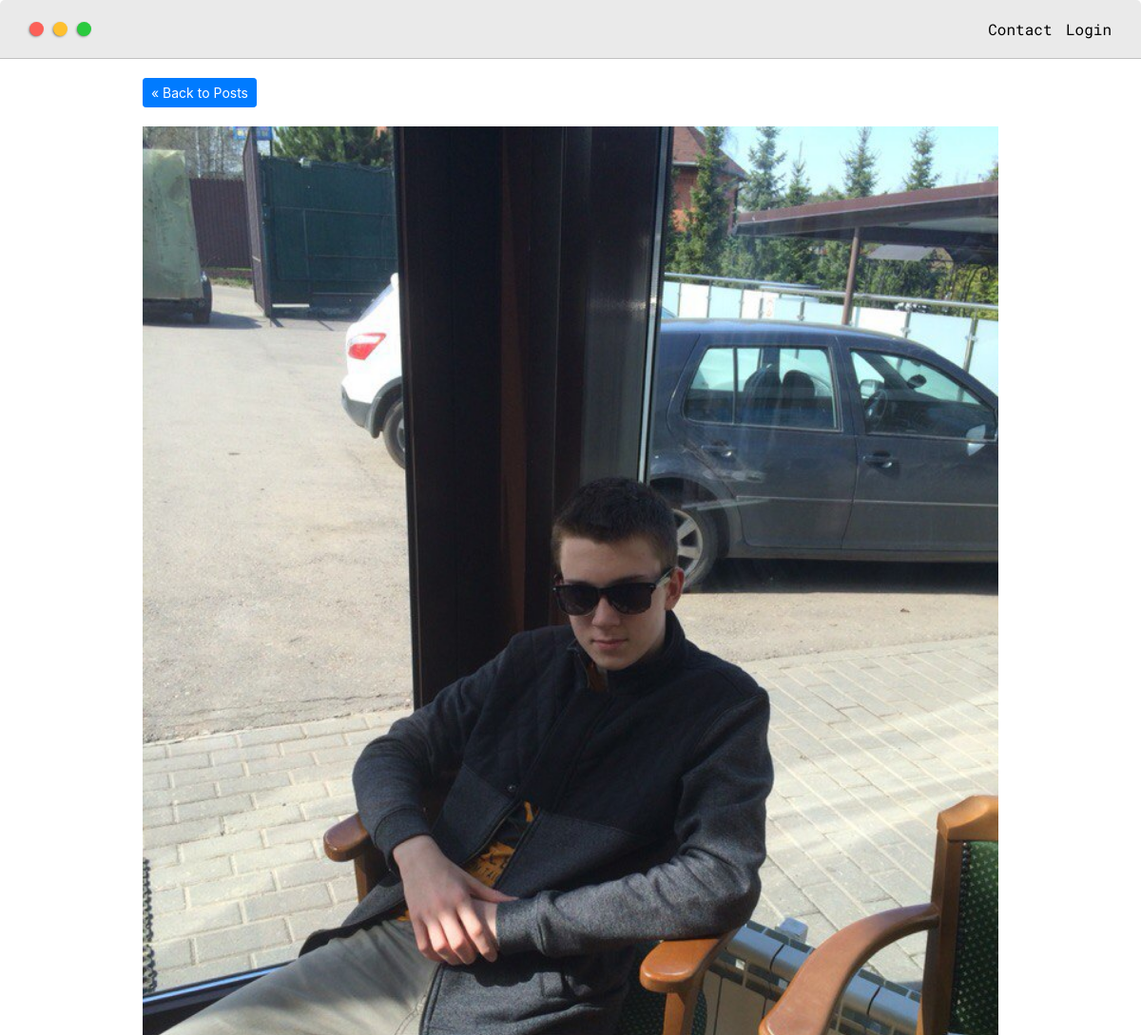
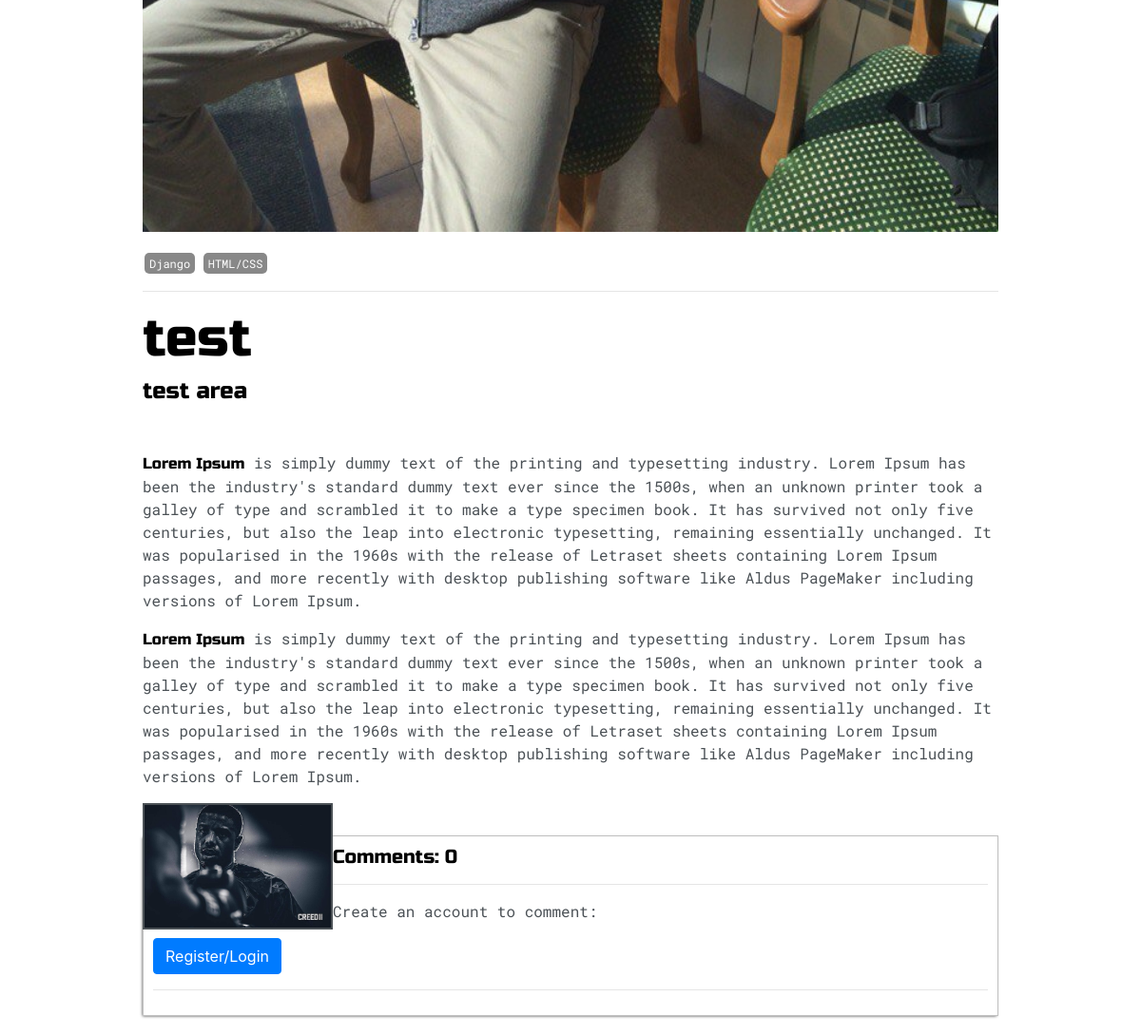
The app's page /post/test/ with its own data (2 pictures, top to bottom).
### base/models.py (models this page shows, shortened)
class Post(models.Model):
	headline = models.CharField(max_length=300, null=True)
	sub_headline = models.CharField(max_length=500, null=True)
	picture = models.ImageField(null=True, upload_to='images', default='default.png')
	tags = models.ManyToManyField(Tag, null=True, blank=True)
	body = RichTextUploadingField(null=True, blank=True)
	@property
	def get_image(self):
		url = ''
		try:
			url = self.picture.url
		except:
			url = ''
		return url

class Tag(models.Model):
	name = models.CharField(max_length=100, null=True)
	def __str__(self):
		return self.name

### base/views.py (the view, shortened to what this page needs)
# urls.py: path('post/<str:post_name>/', views.postDetail, name='post_detail'),
def postDetail(request, post_name):
	post = Post.objects.get(headline=post_name)
	context = {'post':post}
	return render(request, 'post_detail.html', context)

### templates/post_detail.html (shortened to what this page needs)
{% extends 'main.html' %}
{% block content %}
<div class="post-container">
	<a class="btn btn-sm btn-primary" href="{% url 'posts' %}">&laquo Back to Posts</a>
	<img class="featured_image" src="{{post.get_image}}">
	{% for tag in post.tags.all %}
		<span class="tag">{{tag}}</span>
	{% endfor %}
	<hr>
	<h1>{{post.headline}}</h1>
	<h4>{{post.sub_headline}}</h4>
	<br>
	<p>{{post.body|safe}}</p>
	<div class="comments-wrapper">
		<h5>Comments: {{post.postcomment_set.all.count}}</h5>
		<hr>
		{% if request.user.is_authenticated %}
		<form action="" method="POST">
			{% csrf_token %}
			<textarea required class="form-control" placeholder="Leave a comment..." name="comment"></textarea>
			<br>
			<input class="btn btn-info" type="submit" value="Submit">
		</form>
		{% else %}
			<p>Create an account to comment:</p>
			<a class="btn btn-primary" href="{% url 'login' %}">Register/Login</a>
		{% endif %}
		<hr>
	</div>
</div>
{% endblock %}

### static/css/default.css (style rules this page uses)
:root { --mainColor:#eaeaea; --secondaryColor:#fff; --borderColor:#c1c1c1; --mainText:black; --secondaryText:#4b5156; --themeDotBorder:#24292e; --previewBg:rgb(251,249,243,0.8); --previewShadow:#f0ead6; --btnColor: black; }
html, body { padding: 0; margin: 0; }
body * { transition: 0.4s; }
h1, h2, h3, h4, h5, h6, strong { color: var(--mainText); font-family: 'Russo One', sans-serif; font-weight: 500; }
li, span, label, input, p, textarea { color: var(--secondaryText); font-family: 'Roboto Mono', monospace; }
h1 { font-size: 56px; }
h4 { font-size: 24px; }
h5 { font-size: 20px; }
a { text-decoration: none; color: #17a2b8; }
.tag { display:inline-block; color:#fff; background-color: #888; border-radius: 5px; margin: 2px; padding: 2px 5px; font-size: 12px; }
.post-container { width: 900px; margin: 0 auto; padding-top: 20px; padding-bottom: 20px; }

### templates/post_detail.html (style rules this page uses)
img { max-width: 100%; object-fit: cover; }
.featured_image { width: 100%; object-fit: cover; margin-top: 20px; margin-bottom: 20px; }
.post-container { width: 900px; margin: 0 auto; padding-top: 20px; padding-bottom: 20px; }
.comments-wrapper { margin-top: 50px; padding: 10px; border:1px solid var(--borderColor); -webkit-box-shadow: -1px 1px 3px -1px rgba(0,0,0,0.75); -moz-box-shadow: -1px 1px 3px -1px rgba(0,0,0,0.75); box-shadow: -1px 1px 3px -1px rgba(0,0,0,0.75); }

### records on screen
Post: get_image (picture), headline "test", sub_headline "test area", body "Lorem Ipsum is simply dummy text of the printing and typesetting industry. Lorem Ipsum has been the industry's standard dummy text ever since the 1500s, when an unknown printer took a galley of type and scrambled it to make a type specimen book. It has survived not only five centuries, but also the leap into electronic typesetting, remaining essentially unchanged. It was popularised in the 1960s with the release of Letraset sheets containing Lorem Ipsum passages, and more recently with desktop publishing software like Aldus PageMaker including versions of Lorem Ipsum. Lorem Ipsum is simply dummy text of the printing and typesetting industry. Lorem Ipsum has been the industry's standard…", body (picture), postcomment_set.all.count "0"
Tag: name "Django"
Tag: name "HTML/CSS"
